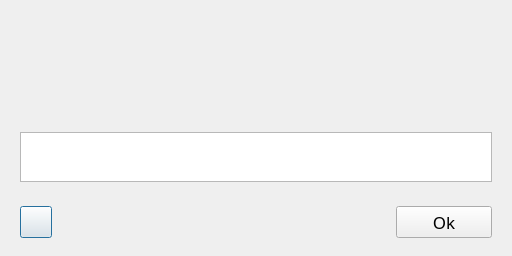
<?xml version="1.0" encoding="UTF-8"?>
<ui version="4.0">
 <class>DialogMsg</class>
 <widget class="QDialog" name="DialogMsg">
  <property name="geometry">
   <rect>
    <x>0</x>
    <y>0</y>
    <width>512</width>
    <height>256</height>
   </rect>
  </property>
  <property name="minimumSize">
   <size>
    <width>512</width>
    <height>192</height>
   </size>
  </property>
  <property name="font">
   <font>
    <family>Metropolis</family>
    <pointsize>13</pointsize>
   </font>
  </property>
  <property name="windowIcon">
   <iconset resource="../../resources/resources.qrc">
    <normaloff>:/logo/logo/logdoctor.svg</normaloff>:/logo/logo/logdoctor.svg</iconset>
  </property>
  <property name="modal">
   <bool>true</bool>
  </property>
  <layout class="QVBoxLayout" name="verticalLayout">
   <item>
    <widget class="QFrame" name="frame_Message">
     <property name="sizePolicy">
      <sizepolicy hsizetype="Preferred" vsizetype="Minimum">
       <horstretch>0</horstretch>
       <verstretch>0</verstretch>
      </sizepolicy>
     </property>
     <layout class="QGridLayout" name="gridLayout">
      <property name="topMargin">
       <number>0</number>
      </property>
      <property name="bottomMargin">
       <number>0</number>
      </property>
      <item row="0" column="0" rowspan="3">
       <widget class="QLabel" name="label_Icon">
        <property name="minimumSize">
         <size>
          <width>64</width>
          <height>64</height>
         </size>
        </property>
        <property name="maximumSize">
         <size>
          <width>64</width>
          <height>64</height>
         </size>
        </property>
        <property name="pixmap">
         <pixmap resource="../../resources/resources.qrc">:/icons/icons/dialog_warn.png</pixmap>
        </property>
        <property name="alignment">
         <set>Qt::AlignCenter</set>
        </property>
       </widget>
      </item>
      <item row="1" column="1">
       <widget class="QLabel" name="label_Title">
        <property name="minimumSize">
         <size>
          <width>0</width>
          <height>64</height>
         </size>
        </property>
        <property name="maximumSize">
         <size>
          <width>16777215</width>
          <height>64</height>
         </size>
        </property>
        <property name="font">
         <font>
          <family>Metropolis</family>
          <pointsize>13</pointsize>
         </font>
        </property>
        <property name="text">
         <string/>
        </property>
        <property name="wordWrap">
         <bool>true</bool>
        </property>
        <property name="indent">
         <number>8</number>
        </property>
       </widget>
      </item>
      <item row="3" column="0" colspan="2">
       <widget class="QLabel" name="label_Message">
        <property name="sizePolicy">
         <sizepolicy hsizetype="Preferred" vsizetype="Expanding">
          <horstretch>0</horstretch>
          <verstretch>0</verstretch>
         </sizepolicy>
        </property>
        <property name="minimumSize">
         <size>
          <width>0</width>
          <height>24</height>
         </size>
        </property>
        <property name="font">
         <font>
          <family>Metropolis</family>
          <pointsize>13</pointsize>
         </font>
        </property>
        <property name="alignment">
         <set>Qt::AlignLeading|Qt::AlignLeft|Qt::AlignTop</set>
        </property>
        <property name="wordWrap">
         <bool>true</bool>
        </property>
        <property name="margin">
         <number>4</number>
        </property>
       </widget>
      </item>
     </layout>
    </widget>
   </item>
   <item>
    <widget class="QFrame" name="frame_Additional">
     <layout class="QVBoxLayout" name="verticalLayout_2">
      <item>
       <widget class="QTextBrowser" name="text_Additional">
        <property name="minimumSize">
         <size>
          <width>0</width>
          <height>24</height>
         </size>
        </property>
        <property name="font">
         <font>
          <family>Metropolis</family>
          <pointsize>11</pointsize>
         </font>
        </property>
        <property name="openLinks">
         <bool>false</bool>
        </property>
       </widget>
      </item>
     </layout>
    </widget>
   </item>
   <item>
    <widget class="QFrame" name="frame_Buttons">
     <property name="minimumSize">
      <size>
       <width>0</width>
       <height>48</height>
      </size>
     </property>
     <property name="maximumSize">
      <size>
       <width>16777215</width>
       <height>48</height>
      </size>
     </property>
     <layout class="QHBoxLayout" name="horizontalLayout">
      <item>
       <widget class="QPushButton" name="button_ShowAdditional">
        <property name="minimumSize">
         <size>
          <width>32</width>
          <height>32</height>
         </size>
        </property>
        <property name="maximumSize">
         <size>
          <width>32</width>
          <height>32</height>
         </size>
        </property>
        <property name="icon">
         <iconset resource="../../resources/resources.qrc">
          <normaloff>:/icons/icons/down.png</normaloff>:/icons/icons/down.png</iconset>
        </property>
        <property name="iconSize">
         <size>
          <width>32</width>
          <height>32</height>
         </size>
        </property>
       </widget>
      </item>
      <item>
       <spacer name="horizontalSpacer">
        <property name="orientation">
         <enum>Qt::Horizontal</enum>
        </property>
        <property name="sizeHint" stdset="0">
         <size>
          <width>333</width>
          <height>27</height>
         </size>
        </property>
       </spacer>
      </item>
      <item>
       <widget class="QPushButton" name="button_Ok">
        <property name="minimumSize">
         <size>
          <width>96</width>
          <height>32</height>
         </size>
        </property>
        <property name="maximumSize">
         <size>
          <width>96</width>
          <height>32</height>
         </size>
        </property>
        <property name="text">
         <string>Ok</string>
        </property>
       </widget>
      </item>
     </layout>
    </widget>
   </item>
  </layout>
 </widget>
 <resources>
  <include location="../../resources/resources.qrc"/>
 </resources>
 <connections/>
</ui>
